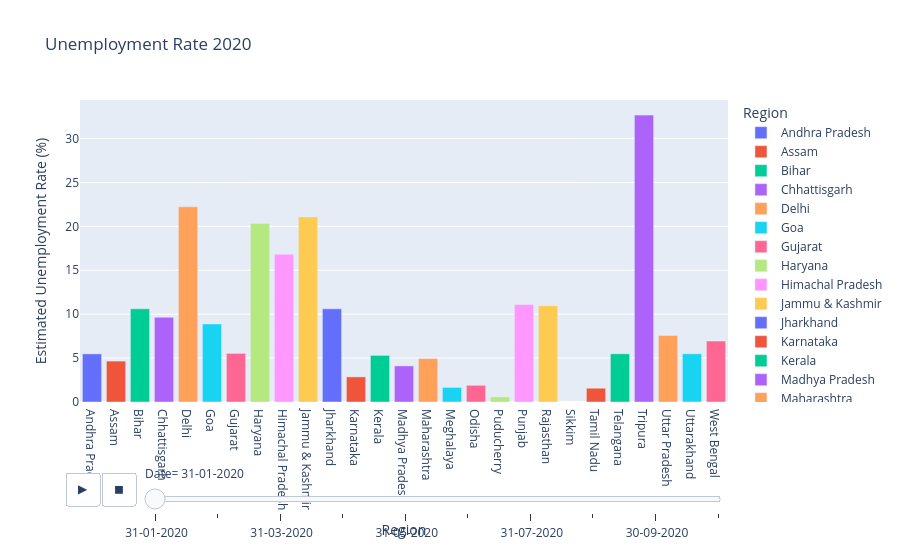

Notebook code cell kept with this figure:
### Code cell
fig = px.bar(
    df2,
    x="Region",
    y="Estimated Unemployment Rate (%)",
    title="Unemployment Rate 2020",
    animation_frame="Date",
    template="plotly",
    color="Region"
)
fig.show()

### Figure 1 — Plotly figure (JSON) as saved in the notebook; plotly's stock layout.template omitted (floating-point values rounded to 4 significant figures)
{"data": [{"alignmentgroup": "True", "hovertemplate": "Region=%{x}<br>Date= 31-01-2020<br>Estimated Unemployment Rate (%)=%{y}<extra></extra>", "legendgroup": "Andhra Pradesh", "marker": {"color": "#636efa", "pattern": {"shape": ""}}, "name": "Andhra Pradesh", "offsetgroup": "Andhra Pradesh", "orientation": "v", "showlegend": true, "textposition": "auto", "type": "bar", "x": ["Andhra Pradesh"], "xaxis": "x", "y": [5.48], "yaxis": "y"}, {"alignmentgroup": "True", "hovertemplate": "Region=%{x}<br>Date= 31-01-2020<br>Estimated Unemployment Rate (%)=%{y}<extra></extra>", "legendgroup": "Assam", "marker": {"color": "#EF553B", "pattern": {"shape": ""}}, "name": "Assam", "offsetgroup": "Assam", "orientation": "v", "showlegend": true, "textposition": "auto", "type": "bar", "x": ["Assam"], "xaxis": "x", "y": [4.66], "yaxis": "y"}, {"alignmentgroup": "True", "hovertemplate": "Region=%{x}<br>Date= 31-01-2020<br>Estimated Unemployment Rate (%)=%{y}<extra></extra>", "legendgroup": "Bihar", "marker": {"color": "#00cc96", "pattern": {"shape": ""}}, "name": "Bihar", "offsetgroup": "Bihar", "orientation": "v", "showlegend": true, "textposition": "auto", "type": "bar", "x": ["Bihar"], "xaxis": "x", "y": [10.61], "yaxis": "y"}, {"alignmentgroup": "True", "hovertemplate": "Region=%{x}<br>Date= 31-01-2020<br>Estimated Unemployment Rate (%)=%{y}<extra></extra>", "legendgroup": "Chhattisgarh", "marker": {"color": "#ab63fa", "pattern": {"shape": ""}}, "name": "Chhattisgarh", "offsetgroup": "Chhattisgarh", "orientation": "v", "showlegend": true, "textposition": "auto", "type": "bar", "x": ["Chhattisgarh"], "xaxis": "x", "y": [9.65], "yaxis": "y"}, {"alignmentgroup": "True", "hovertemplate": "Region=%{x}<br>Date= 31-01-2020<br>Estimated Unemployment Rate (%)=%{y}<extra></extra>", "legendgroup": "Delhi", "marker": {"color": "#FFA15A", "pattern": {"shape": ""}}, "name": "Delhi", "offsetgroup": "Delhi", "orientation": "v", "showlegend": true, "textposition": "auto", "type": "bar", "x": ["Delhi"], "xaxis": "x", "y": [22.23], "yaxis": "y"}, {"alignmentgroup": "True", "hovertemplate": "Region=%{x}<br>Date= 31-01-2020<br>Estimated Unemployment Rate (%)=%{y}<extra></extra>", "legendgroup": "Goa", "marker": {"color": "#19d3f3", "pattern": {"shape": ""}}, "name": "Goa", "offsetgroup": "Goa", "orientation": "v", "showlegend": true, "textposition": "auto", "type": "bar", "x": ["Goa"], "xaxis": "x", "y": [8.89], "yaxis": "y"}, {"alignmentgroup": "True", "hovertemplate": "Region=%{x}<br>Date= 31-01-2020<br>Estimated Unemployment Rate (%)=%{y}<extra></extra>", "legendgroup": "Gujarat", "marker": {"color": "#FF6692", "pattern": {"shape": ""}}, "name": "Gujarat", "offsetgroup": "Gujarat", "orientation": "v", "showlegend": true, "textposition": "auto", "type": "bar", "x": ["Gujarat"], "xaxis": "x", "y": [5.54], "yaxis": "y"}, {"alignmentgroup": "True", "hovertemplate": "Region=%{x}<br>Date= 31-01-2020<br>Estimated Unemployment Rate (%)=%{y}<extra></extra>", "legendgroup": "Haryana", "marker": {"color": "#B6E880", "pattern": {"shape": ""}}, "name": "Haryana", "offsetgroup": "Haryana", "orientation": "v", "showlegend": true, "textposition": "auto", "type": "bar", "x": ["Haryana"], "xaxis": "x", "y": [20.34], "yaxis": "y"}, {"alignmentgroup": "True", "hovertemplate": "Region=%{x}<br>Date= 31-01-2020<br>Estimated Unemployment Rate (%)=%{y}<extra></extra>", "legendgroup": "Himachal Pradesh", "marker": {"color": "#FF97FF", "pattern": {"shape": ""}}, "name": "Himachal Pradesh", "offsetgroup": "Himachal Pradesh", "orientation": "v", "showlegend": true, "textposition": "auto", "type": "bar", "x": ["Himachal Pradesh"], "xaxis": "x", "y": [16.83], "yaxis": "y"}, {"alignmentgroup": "True", "hovertemplate": "Region=%{x}<br>Date= 31-01-2020<br>Estimated Unemployment Rate (%)=%{y}<extra></extra>", "legendgroup": "Jammu & Kashmir", "marker": {"color": "#FECB52", "pattern": {"shape": ""}}, "name": "Jammu & Kashmir", "offsetgroup": "Jammu & Kashmir", "orientation": "v", "showlegend": true, "textposition": "auto", "type": "bar", "x": ["Jammu & Kashmir"], "xaxis": "x", "y": [21.08], "yaxis": "y"}, {"alignmentgroup": "True", "hovertemplate": "Region=%{x}<br>Date= 31-01-2020<br>Estimated Unemployment Rate (%)=%{y}<extra></extra>", "legendgroup": "Jharkhand", "marker": {"color": "#636efa", "pattern": {"shape": ""}}, "name": "Jharkhand", "offsetgroup": "Jharkhand", "orientation": "v", "showlegend": true, "textposition": "auto", "type": "bar", "x": ["Jharkhand"], "xaxis": "x", "y": [10.61], "yaxis": "y"}, {"alignmentgroup": "True", "hovertemplate": "Region=%{x}<br>Date= 31-01-2020<br>Estimated Unemployment Rate (%)=%{y}<extra></extra>", "legendgroup": "Karnataka", "marker": {"color": "#EF553B", "pattern": {"shape": ""}}, "name": "Karnataka", "offsetgroup": "Karnataka", "orientation": "v", "showlegend": true, "textposition": "auto", "type": "bar", "x": ["Karnataka"], "xaxis": "x", "y": [2.86], "yaxis": "y"}, {"alignmentgroup": "True", "hovertemplate": "Region=%{x}<br>Date= 31-01-2020<br>Estimated Unemployment Rate (%)=%{y}<extra></extra>", "legendgroup": "Kerala", "marker": {"color": "#00cc96", "pattern": {"shape": ""}}, "name": "Kerala", "offsetgroup": "Kerala", "orientation": "v", "showlegend": true, "textposition": "auto", "type": "bar", "x": ["Kerala"], "xaxis": "x", "y": [5.31], "yaxis": "y"}, {"alignmentgroup": "True", "hovertemplate": "Region=%{x}<br>Date= 31-01-2020<br>Estimated Unemployment Rate (%)=%{y}<extra></extra>", "legendgroup": "Madhya Pradesh", "marker": {"color": "#ab63fa", "pattern": {"shape": ""}}, "name": "Madhya Pradesh", "offsetgroup": "Madhya Pradesh", "orientation": "v", "showlegend": true, "textposition": "auto", "type": "bar", "x": ["Madhya Pradesh"], "xaxis": "x", "y": [4.11], "yaxis": "y"}, {"alignmentgroup": "True", "hovertemplate": "Region=%{x}<br>Date= 31-01-2020<br>Estimated Unemployment Rate (%)=%{y}<extra></extra>", "legendgroup": "Maharashtra", "marker": {"color": "#FFA15A", "pattern": {"shape": ""}}, "name": "Maharashtra", "offsetgroup": "Maharashtra", "orientation": "v", "showlegend": true, "textposition": "auto", "type": "bar", "x": ["Maharashtra"], "xaxis": "x", "y": [4.95], "yaxis": "y"}, {"alignmentgroup": "True", "hovertemplate": "Region=%{x}<br>Date= 31-01-2020<br>Estimated Unemployment Rate (%)=%{y}<extra></extra>", "legendgroup": "Meghalaya", "marker": {"color": "#19d3f3", "pattern": {"shape": ""}}, "name": "Meghalaya", "offsetgroup": "Meghalaya", "orientation": "v", "showlegend": true, "textposition": "auto", "type": "bar", "x": ["Meghalaya"], "xaxis": "x", "y": [1.66], "yaxis": "y"}, {"alignmentgroup": "True", "hovertemplate": "Region=%{x}<br>Date= 31-01-2020<br>Estimated Unemployment Rate (%)=%{y}<extra></extra>", "legendgroup": "Odisha", "marker": {"color": "#FF6692", "pattern": {"shape": ""}}, "name": "Odisha", "offsetgroup": "Odisha", "orientation": "v", "showlegend": true, "textposition": "auto", "type": "bar", "x": ["Odisha"], "xaxis": "x", "y": [1.9], "yaxis": "y"}, {"alignmentgroup": "True", "hovertemplate": "Region=%{x}<br>Date= 31-01-2020<br>Estimated Unemployment Rate (%)=%{y}<extra></extra>", "legendgroup": "Puducherry", "marker": {"color": "#B6E880", "pattern": {"shape": ""}}, "name": "Puducherry", "offsetgroup": "Puducherry", "orientation": "v", "showlegend": true, "textposition": "auto", "type": "bar", "x": ["Puducherry"], "xaxis": "x", "y": [0.58], "yaxis": "y"}, {"alignmentgroup": "True", "hovertemplate": "Region=%{x}<br>Date= 31-01-2020<br>Estimated Unemployment Rate (%)=%{y}<extra></extra>", "legendgroup": "Punjab", "marker": {"color": "#FF97FF", "pattern": {"shape": ""}}, "name": "Punjab", "offsetgroup": "Punjab", "orientation": "v", "showlegend": true, "textposition": "auto", "type": "bar", "x": ["Punjab"], "xaxis": "x", "y": [11.11], "yaxis": "y"}, {"alignmentgroup": "True", "hovertemplate": "Region=%{x}<br>Date= 31-01-2020<br>Estimated Unemployment Rate (%)=%{y}<extra></extra>", "legendgroup": "Rajasthan", "marker": {"color": "#FECB52", "pattern": {"shape": ""}}, "name": "Rajasthan", "offsetgroup": "Rajasthan", "orientation": "v", "showlegend": true, "textposition": "auto", "type": "bar", "x": ["Rajasthan"], "xaxis": "x", "y": [10.97], "yaxis": "y"}, {"alignmentgroup": "True", "hovertemplate": "Region=%{x}<br>Date= 31-01-2020<br>Estimated Unemployment Rate (%)=%{y}<extra></extra>", "legendgroup": "Tamil Nadu", "marker": {"color": "#EF553B", "pattern": {"shape": ""}}, "name": "Tamil Nadu", "offsetgroup": "Tamil Nadu", "orientation": "v", "showlegend": true, "textposition": "auto", "type": "bar", "x": ["Tamil Nadu"], "xaxis": "x", "y": [1.57], "yaxis": "y"}, {"alignmentgroup": "True", "hovertemplate": "Region=%{x}<br>Date= 31-01-2020<br>Estimated Unemployment Rate (%)=%{y}<extra></extra>", "legendgroup": "Telangana", "marker": {"color": "#00cc96", "pattern": {"shape": ""}}, "name": "Telangana", "offsetgroup": "Telangana", "orientation": "v", "showlegend": true, "textposition": "auto", "type": "bar", "x": ["Telangana"], "xaxis": "x", "y": [5.49], "yaxis": "y"}, {"alignmentgroup": "True", "hovertemplate": "Region=%{x}<br>Date= 31-01-2020<br>Estimated Unemployment Rate (%)=%{y}<extra></extra>", "legendgroup": "Tripura", "marker": {"color": "#ab63fa", "pattern": {"shape": ""}}, "name": "Tripura", "offsetgroup": "Tripura", "orientation": "v", "showlegend": true, "textposition": "auto", "type": "bar", "x": ["Tripura"], "xaxis": "x", "y": [32.67], "yaxis": "y"}, {"alignmentgroup": "True", "hovertemplate": "Region=%{x}<br>Date= 31-01-2020<br>Estimated Unemployment Rate (%)=%{y}<extra></extra>", "legendgroup": "Uttar Pradesh", "marker": {"color": "#FFA15A", "pattern": {"shape": ""}}, "name": "Uttar Pradesh", "offsetgroup": "Uttar Pradesh", "orientation": "v", "showlegend": true, "textposition": "auto", "type": "bar", "x": ["Uttar Pradesh"], "xaxis": "x", "y": [7.58], "yaxis": "y"}, {"alignmentgroup": "True", "hovertemplate": "Region=%{x}<br>Date= 31-01-2020<br>Estimated Unemployment Rate (%)=%{y}<extra></extra>", "legendgroup": "Uttarakhand", "marker": {"color": "#19d3f3", "pattern": {"shape": ""}}, "name": "Uttarakhand", "offsetgroup": "Uttarakhand", "orientation": "v", "showlegend": true, "textposition": "auto", "type": "bar", "x": ["Uttarakhand"], "xaxis": "x", "y": [5.49], "yaxis": "y"}, {"alignmentgroup": "True", "hovertemplate": "Region=%{x}<br>Date= 31-01-2020<br>Estimated Unemployment Rate (%)=%{y}<extra></extra>", "legendgroup": "West Bengal", "marker": {"color": "#FF6692", "pattern": {"shape": ""}}, "name": "West Bengal", "offsetgroup": "West Bengal", "orientation": "v", "showlegend": true, "textposition": "auto", "type": "bar", "x": ["West Bengal"], "xaxis": "x", "y": [6.94], "yaxis": "y"}], "layout": {"barmode": "relative", "legend": {"title": {"text": "Region"}, "tracegroupgap": 0}, "sliders": [{"active": 0, "currentvalue": {"prefix": "Date="}, "len": 0.9, "pad": {"b": 10, "t": 60}, "steps": [{"args": [[" 31-01-2020"], {"frame": {"duration": 0, "redraw": true}, "fromcurrent": true, "mode": "immediate", "transition": {"duration": 0, "easing": "linear"}}], "label": " 31-01-2020", "method": "animate"}, {"args": [[" 29-02-2020"], {"frame": {"duration": 0, "redraw": true}, "fromcurrent": true, "mode": "immediate", "transition": {"duration": 0, "easing": "linear"}}], "label": " 29-02-2020", "method": "animate"}, {"args": [[" 31-03-2020"], {"frame": {"duration": 0, "redraw": true}, "fromcurrent": true, "mode": "immediate", "transition": {"duration": 0, "easing": "linear"}}], "label": " 31-03-2020", "method": "animate"}, {"args": [[" 30-04-2020"], {"frame": {"duration": 0, "redraw": true}, "fromcurrent": true, "mode": "immediate", "transition": {"duration": 0, "easing": "linear"}}], "label": " 30-04-2020", "method": "animate"}, {"args": [[" 31-05-2020"], {"frame": {"duration": 0, "redraw": true}, "fromcurrent": true, "mode": "immediate", "transition": {"duration": 0, "easing": "linear"}}], "label": " 31-05-2020", "method": "animate"}, {"args": [[" 30-06-2020"], {"frame": {"duration": 0, "redraw": true}, "fromcurrent": true, "mode": "immediate", "transition": {"duration": 0, "easing": "linear"}}], "label": " 30-06-2020", "method": "animate"}, {"args": [[" 31-07-2020"], {"frame": {"duration": 0, "redraw": true}, "fromcurrent": true, "mode": "immediate", "transition": {"duration": 0, "easing": "linear"}}], "label": " 31-07-2020", "method": "animate"}, {"args": [[" 31-08-2020"], {"frame": {"duration": 0, "redraw": true}, "fromcurrent": true, "mode": "immediate", "transition": {"duration": 0, "easing": "linear"}}], "label": " 31-08-2020", "method": "animate"}, {"args": [[" 30-09-2020"], {"frame": {"duration": 0, "redraw": true}, "fromcurrent": true, "mode": "immediate", "transition": {"duration": 0, "easing": "linear"}}], "label": " 30-09-2020", "method": "animate"}, {"args": [[" 31-10-2020"], {"frame": {"duration": 0, "redraw": true}, "fromcurrent": true, "mode": "immediate", "transition": {"duration": 0, "easing": "linear"}}], "label": " 31-10-2020", "method": "animate"}], "x": 0.1, "xanchor": "left", "y": 0, "yanchor": "top"}], "title": {"text": "Unemployment Rate 2020"}, "updatemenus": [{"buttons": [{"args": [null, {"frame": {"duration": 500, "redraw": true}, "fromcurrent": true, "mode": "immediate", "transition": {"duration": 500, "easing": "linear"}}], "label": "&#9654;", "method": "animate"}, {"args": [[null], {"frame": {"duration": 0, "redraw": true}, "fromcurrent": true, "mode": "immediate", "transition": {"duration": 0, "easing": "linear"}}], "label": "&#9724;", "method": "animate"}], "direction": "left", "pad": {"r": 10, "t": 70}, "showactive": false, "type": "buttons", "x": 0.1, "xanchor": "right", "y": 0, "yanchor": "top"}], "xaxis": {"anchor": "y", "categoryarray": ["Andhra Pradesh", "Assam", "Bihar", "Chhattisgarh", "Delhi", "Goa", "Gujarat", "Haryana", "Himachal Pradesh", "Jammu & Kashmir", "Jharkhand", "Karnataka", "Kerala", "Madhya Pradesh", "Maharashtra", "Meghalaya", "Odisha", "Puducherry", "Punjab", "Rajasthan", "Sikkim", "Tamil Nadu", "Telangana", "Tripura", "Uttar Pradesh", "Uttarakhand", "West Bengal"], "categoryorder": "array", "domain": [0, 1], "title": {"text": "Region"}}, "yaxis": {"anchor": "x", "domain": [0, 1], "title": {"text": "Estimated Unemployment Rate (%)"}}}}
